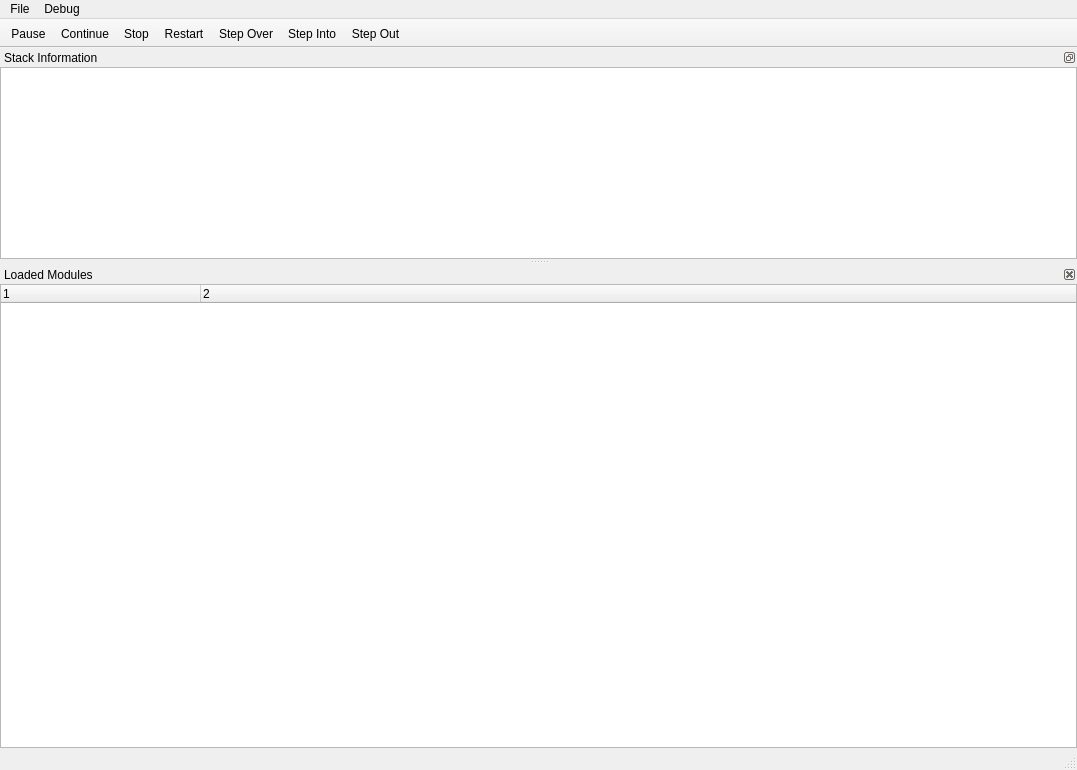
<?xml version="1.0" encoding="UTF-8"?>
<ui version="4.0">
 <class>DebuggerWindow</class>
 <widget class="QMainWindow" name="DebuggerWindow">
  <property name="geometry">
   <rect>
    <x>0</x>
    <y>0</y>
    <width>1077</width>
    <height>770</height>
   </rect>
  </property>
  <property name="windowTitle">
   <string>OpoLua Debugger</string>
  </property>
  <property name="toolButtonStyle">
   <enum>Qt::ToolButtonStyle::ToolButtonIconOnly</enum>
  </property>
  <property name="unifiedTitleAndToolBarOnMac">
   <bool>true</bool>
  </property>
  <widget class="QStackedWidget" name="centralwidget"/>
  <widget class="QMenuBar" name="menubar">
   <property name="geometry">
    <rect>
     <x>0</x>
     <y>0</y>
     <width>1077</width>
     <height>37</height>
    </rect>
   </property>
   <widget class="QMenu" name="menuFile">
    <property name="title">
     <string>File</string>
    </property>
    <addaction name="actionClose"/>
   </widget>
   <widget class="QMenu" name="menuDebug">
    <property name="title">
     <string>Debug</string>
    </property>
    <addaction name="actionPause"/>
    <addaction name="actionContinue"/>
    <addaction name="actionStop"/>
    <addaction name="actionRestart"/>
    <addaction name="separator"/>
    <addaction name="actionStepOver"/>
    <addaction name="actionStepInto"/>
    <addaction name="actionStepOut"/>
    <addaction name="actionToggleBreak"/>
    <addaction name="separator"/>
    <addaction name="breakOnError"/>
    <addaction name="windowFocusEnabled"/>
    <addaction name="actionFlush"/>
   </widget>
   <addaction name="menuFile"/>
   <addaction name="menuDebug"/>
  </widget>
  <widget class="QStatusBar" name="statusbar"/>
  <widget class="QDockWidget" name="variablesDockWidget">
   <property name="features">
    <set>QDockWidget::DockWidgetFeature::DockWidgetFloatable|QDockWidget::DockWidgetFeature::DockWidgetMovable</set>
   </property>
   <property name="windowTitle">
    <string>Stack Information</string>
   </property>
   <attribute name="dockWidgetArea">
    <number>2</number>
   </attribute>
   <widget class="StackView" name="stackView">
    <attribute name="headerMinimumSectionSize">
     <number>30</number>
    </attribute>
    <attribute name="headerDefaultSectionSize">
     <number>140</number>
    </attribute>
   </widget>
  </widget>
  <widget class="QToolBar" name="toolBar">
   <property name="windowTitle">
    <string>Toolbar</string>
   </property>
   <property name="movable">
    <bool>false</bool>
   </property>
   <property name="toolButtonStyle">
    <enum>Qt::ToolButtonStyle::ToolButtonTextUnderIcon</enum>
   </property>
   <property name="floatable">
    <bool>false</bool>
   </property>
   <attribute name="toolBarArea">
    <enum>TopToolBarArea</enum>
   </attribute>
   <attribute name="toolBarBreak">
    <bool>false</bool>
   </attribute>
   <addaction name="actionPause"/>
   <addaction name="actionContinue"/>
   <addaction name="actionStop"/>
   <addaction name="actionRestart"/>
   <addaction name="actionStepOver"/>
   <addaction name="actionStepInto"/>
   <addaction name="actionStepOut"/>
  </widget>
  <widget class="QDockWidget" name="modulesDockWidget">
   <property name="features">
    <set>QDockWidget::DockWidgetFeature::DockWidgetClosable|QDockWidget::DockWidgetFeature::DockWidgetMovable</set>
   </property>
   <property name="windowTitle">
    <string>Loaded Modules</string>
   </property>
   <attribute name="dockWidgetArea">
    <number>8</number>
   </attribute>
   <widget class="QTreeWidget" name="modulesView">
    <property name="columnCount">
     <number>2</number>
    </property>
    <attribute name="headerMinimumSectionSize">
     <number>50</number>
    </attribute>
    <attribute name="headerDefaultSectionSize">
     <number>200</number>
    </attribute>
    <column>
     <property name="text">
      <string notr="true">1</string>
     </property>
    </column>
    <column>
     <property name="text">
      <string notr="true">2</string>
     </property>
    </column>
   </widget>
  </widget>
  <action name="actionPause">
   <property name="icon">
    <iconset theme="QIcon::ThemeIcon::MediaPlaybackPause"/>
   </property>
   <property name="text">
    <string>Pause</string>
   </property>
   <property name="shortcut">
    <string>F6</string>
   </property>
   <property name="menuRole">
    <enum>QAction::MenuRole::NoRole</enum>
   </property>
  </action>
  <action name="actionStop">
   <property name="icon">
    <iconset theme="QIcon::ThemeIcon::MediaPlaybackStop"/>
   </property>
   <property name="text">
    <string>Stop</string>
   </property>
   <property name="shortcut">
    <string>Shift+F5</string>
   </property>
   <property name="menuRole">
    <enum>QAction::MenuRole::NoRole</enum>
   </property>
  </action>
  <action name="actionRestart">
   <property name="icon">
    <iconset theme="view-refresh"/>
   </property>
   <property name="text">
    <string>Restart</string>
   </property>
   <property name="shortcut">
    <string>Ctrl+Alt+R</string>
   </property>
   <property name="menuRole">
    <enum>QAction::MenuRole::NoRole</enum>
   </property>
  </action>
  <action name="actionContinue">
   <property name="icon">
    <iconset theme="QIcon::ThemeIcon::MediaPlaybackStart"/>
   </property>
   <property name="text">
    <string>Continue</string>
   </property>
   <property name="shortcut">
    <string>F5</string>
   </property>
   <property name="menuRole">
    <enum>QAction::MenuRole::NoRole</enum>
   </property>
  </action>
  <action name="actionClose">
   <property name="text">
    <string>Close</string>
   </property>
   <property name="toolTip">
    <string>Close</string>
   </property>
   <property name="shortcut">
    <string>Alt+F4</string>
   </property>
  </action>
  <action name="actionStepInto">
   <property name="icon">
    <iconset theme="QIcon::ThemeIcon::GoDown"/>
   </property>
   <property name="text">
    <string>Step Into</string>
   </property>
   <property name="toolTip">
    <string>Step Into</string>
   </property>
   <property name="shortcut">
    <string>F11</string>
   </property>
   <property name="menuRole">
    <enum>QAction::MenuRole::NoRole</enum>
   </property>
  </action>
  <action name="actionStepOver">
   <property name="icon">
    <iconset theme="QIcon::ThemeIcon::GoNext"/>
   </property>
   <property name="text">
    <string>Step Over</string>
   </property>
   <property name="shortcut">
    <string>F10</string>
   </property>
   <property name="menuRole">
    <enum>QAction::MenuRole::NoRole</enum>
   </property>
  </action>
  <action name="actionStepOut">
   <property name="icon">
    <iconset theme="QIcon::ThemeIcon::GoUp"/>
   </property>
   <property name="text">
    <string>Step Out</string>
   </property>
   <property name="shortcut">
    <string>Shift+F11</string>
   </property>
   <property name="menuRole">
    <enum>QAction::MenuRole::NoRole</enum>
   </property>
  </action>
  <action name="breakOnError">
   <property name="checkable">
    <bool>true</bool>
   </property>
   <property name="text">
    <string>Break on Error</string>
   </property>
   <property name="shortcut">
    <string>Ctrl+E</string>
   </property>
  </action>
  <action name="windowFocusEnabled">
   <property name="checkable">
    <bool>true</bool>
   </property>
   <property name="text">
    <string>Send Window Focus Events</string>
   </property>
   <property name="shortcut">
    <string>Ctrl+F</string>
   </property>
  </action>
  <action name="actionToggleBreak">
   <property name="text">
    <string>Toggle Breakpoint</string>
   </property>
   <property name="shortcut">
    <string>F9</string>
   </property>
   <property name="menuRole">
    <enum>QAction::MenuRole::NoRole</enum>
   </property>
  </action>
  <action name="actionFlush">
   <property name="text">
    <string>Flush Graphics Operations</string>
   </property>
   <property name="shortcut">
    <string>Ctrl+U</string>
   </property>
  </action>
 </widget>
 <customwidgets>
  <customwidget>
   <class>StackView</class>
   <extends>QTreeView</extends>
   <header>stackview.h</header>
  </customwidget>
 </customwidgets>
 <resources/>
 <connections/>
</ui>
